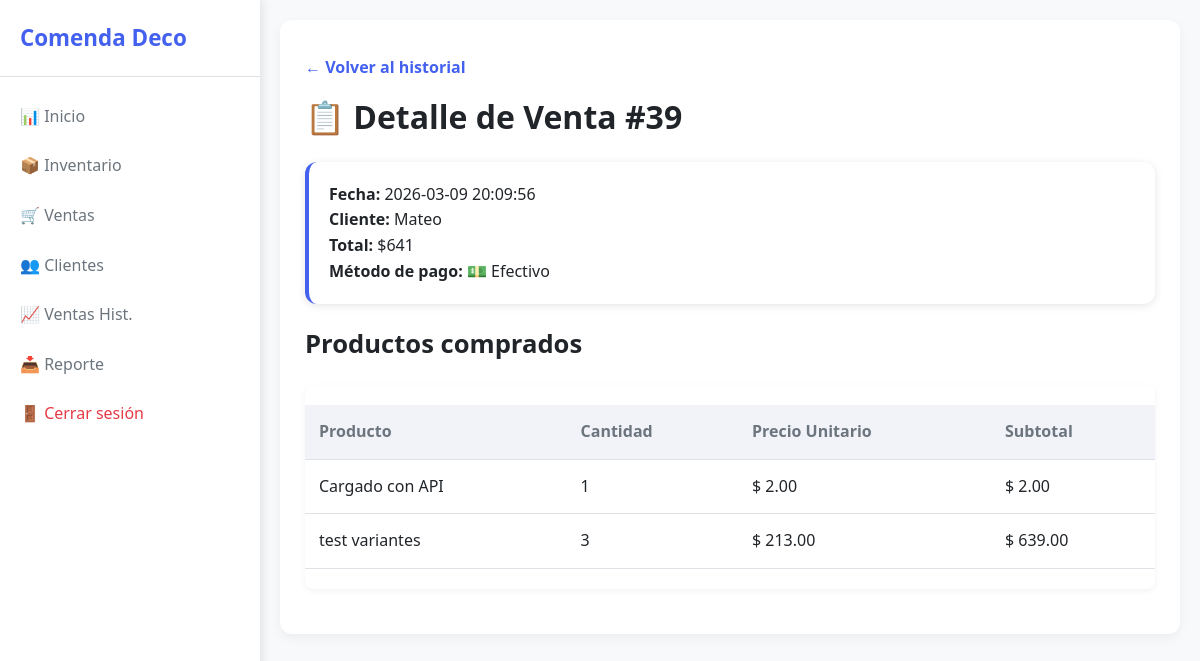
The app's page /venta/39 (signed in), older data.
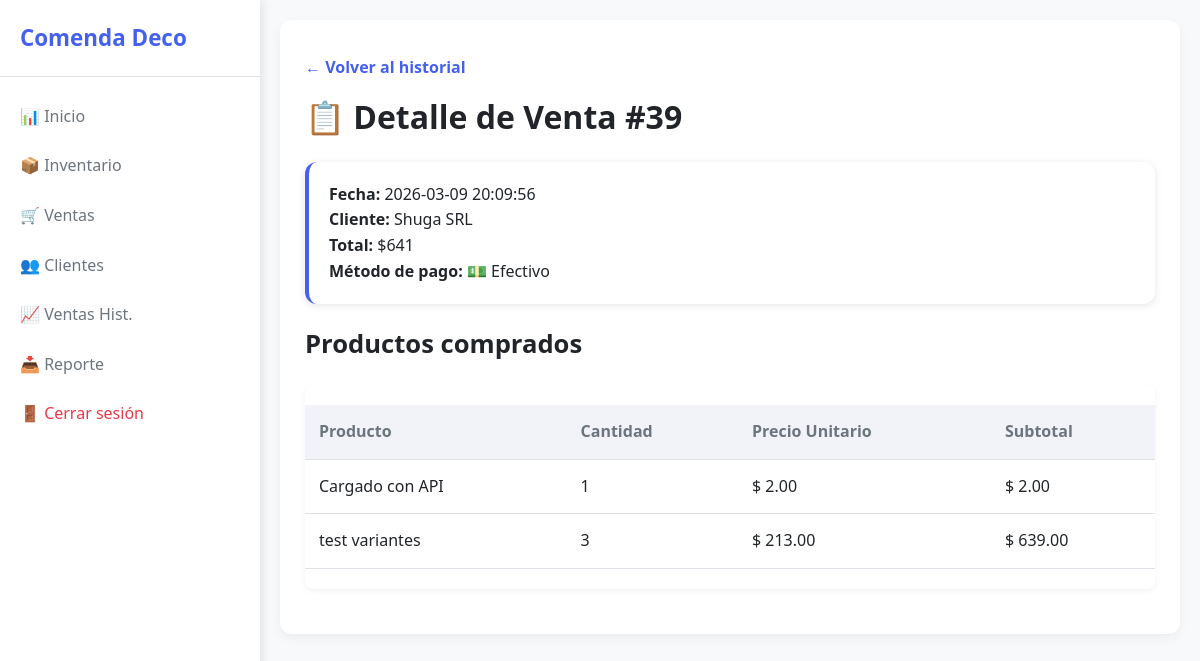
The same page, newer data.
### tables this page shows
CREATE TABLE clientes (
                    id INTEGER PRIMARY KEY AUTOINCREMENT,
                    nombre TEXT NOT NULL,
                    telefono TEXT, cuit TEXT, dni TEXT, email TEXT, tipo INTEGER DEFAULT 0);

### routes/ventas_historial.py (the view)
@ventas_historial_bp.route('/venta/<int:venta_id>')
@login_required
def detalle_venta(venta_id):
    conn  = get_conn()
    venta = conn.execute("""
        SELECT v.id, v.fecha, c.nombre, v.total, v.metodo_pago, v.cuotas, v.order_id
        FROM ventas v JOIN clientes c ON v.cliente_id = c.id
        WHERE v.id = ?
    """, (venta_id,)).fetchone()
    if not venta:
        conn.close()
        flash("❌ Venta no encontrada.", "error")
        return redirect(url_for('ventas_historial.ventas_historial'))
    productos = conn.execute("""
        SELECT p.descripcion, dv.cantidad, dv.precio_unitario
        FROM detalle_venta dv JOIN productos p ON dv.producto_id = p.id
        WHERE dv.venta_id = ?
    """, (venta_id,)).fetchall()
    conn.close()
    return render_template('detalle_venta.html', venta=venta, productos=productos)

### app.py (called while the page is built)
def create_app():
    app = Flask(__name__)
    app.secret_key = os.getenv("SECRET_KEY", "clave_dev_cambiar_en_produccion")
    @app.template_filter('pesos')
    def formato_pesos(valor):
        try:
            return f"{float(valor):,.0f}".replace(',', '.')
        except (ValueError, TypeError):
            return str(valor)
    app.register_blueprint(auth_bp)
    app.register_blueprint(main_bp)
    app.register_blueprint(inventario_bp)
    app.register_blueprint(ventas_bp)
    app.register_blueprint(clientes_bp)
    app.register_blueprint(reportes_bp)
    app.register_blueprint(ventas_historial_bp)
    app.register_blueprint(tiendanube_bp)
    app.register_blueprint(wbhook_tn)
    return app

### models.py (called while the page is built)
def get_conn():
    conn = sqlite3.connect(DB_PATH)
    conn.row_factory = sqlite3.Row
    return conn

### routes/__init__.py (called while the page is built)
def login_required(f):
    @wraps(f)
    def decorated_function(*args, **kwargs):
        if 'user_id' not in session:
            return redirect(url_for('auth.login'))
        return f(*args, **kwargs)
    return decorated_function

### templates/detalle_venta.html (shortened to what this page needs)
<!DOCTYPE html>
<html lang="es">
<head>
  <link rel="stylesheet" href="{{ url_for('static', filename='style.css') }}">
</head>
<body>
  <div class="layout">
    <div class="sidebar">
      <h2><span>Comenda Deco</span></h2>
      <a href="/"><span>📊 Inicio</span></a>
      <a href="/inventario"><span>📦 Inventario</span></a>
      <a href="/ventas"><span>🛒 Ventas</span></a>
      <a href="/clientes"><span>👥 Clientes</span></a>
      <a href="/ventas_historial"><span>📈 Ventas Hist.</span></a>
      <a href="/reporte/excel"><span>📥 Reporte</span></a>
      <a href="/logout" style="margin-top: auto; color: #e63946;"><span>🚪 Cerrar sesión</span></a>
    </div>
    <div class="main-content">
      <main>
        <a href="/ventas_historial" class="back-link">← Volver al historial</a>
        <h1>📋 Detalle de Venta #{{ venta[0] }}</h1>
        <div class="card" style="margin: 20px 0;">
          <p><strong>Fecha:</strong> {{ venta[1] }}</p>
          <p><strong>Cliente:</strong> {{ venta[2] }}</p>
          <p><strong>Total:</strong> ${{ venta[3]|pesos }}</p>
          <p><strong>Método de pago:</strong>
            {% if venta[4] == 'efectivo' %}💵 Efectivo
            {% elif venta[4] == 'transferencia' %}📲 Transferencia
            {% elif venta[4] == 'tarjeta' %}💳 Tarjeta
            {% if venta[5] %} ({{ venta[5] }} cuotas){% endif %}
            {% elif venta[4] == 'Tienda Nube' %}🛒 Tienda Nube
            {% else %}—
            {% endif %}
          </p>
        </div>
        <h2>Productos comprados</h2>
        {% if productos %}
        <div class="table-responsive">
          <table>
            <thead>
              <tr>
                <th>Producto</th>
                <th>Cantidad</th>
                <th>Precio Unitario</th>
                <th>Subtotal</th>
              </tr>
            </thead>
            <tbody>
              {% for p in productos %}
              <tr>
                <td data-label="Producto">{{ p[0] }}</td>
                <td data-label="Cantidad">{{ p[1] }}</td>
                <td data-label="Precio Unitario">$ {{ "%.2f"|format(p[2]) }}</td>
                <td data-label="Subtotal">$ {{ "%.2f"|format(p[1] * p[2]) }}</td>
              </tr>
              {% endfor %}
            </tbody>
          </table>
        </div>
        {% else %}
        <p>No se encontraron productos en esta venta.</p>
        {% endif %}
      </main>
    </div>
  </div>
</body>
</html>

Row changes from the older to the newer data that the page shows:
changed clientes: nombre "Mateo" → "Shuga SRL"
